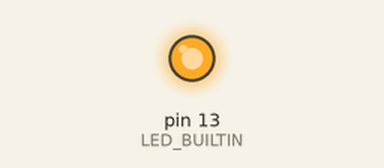
A sketch run on a simulated Arduino Uno, built with avr-gcc and run on an emulated ATmega328P. On the bench: output pins drawn as LEDs (lit = HIGH).

Above: at 0.15 s.
At 14.2 s:
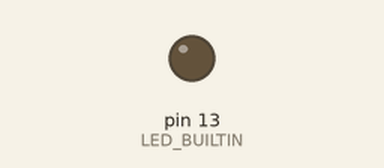
Timing chart, 0 to 20.7 s (numbered marks = the images above):
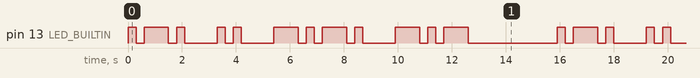

Measured:
- by itself, pin 13 (LED_BUILTIN): moves between LOW and HIGH, repeating every 15.9 s
- by itself, everything shown: repeats every 15.9 s, in 24 steps

The sketch:

Task1.1_BlinkName.ino
```cpp
const int symbolSpace = 300;
const int letterSpace = 900;
const int wordSpace = 2100;

void setup() {
  // put your setup code here, to run once:
  pinMode(LED_BUILTIN, OUTPUT);
}

void loop() {
  // put your main code here, to run repeatedly:
  //R . - .
  dot();
  dash();
  dot();
  delay(letterSpace);
  //I . .
  dot();
  dot();
  delay(letterSpace);
  //C - . - .
  dash();
  dot();
  dash();
  dot();
  delay(letterSpace);
  //K - . -
  dash();
  dot();
  dash();
  delay(letterSpace);

  delay(wordSpace);
}

void dot() {
  digitalWrite(LED_BUILTIN, HIGH);
  delay(300);
  digitalWrite(LED_BUILTIN, LOW);
  delay(symbolSpace);
}

void dash() {
  digitalWrite(LED_BUILTIN, HIGH);
  delay(900);
  digitalWrite(LED_BUILTIN, LOW);
  delay(symbolSpace);
}

/*The length of a dot is 1 time unit.

A dash is 3 time units.

The space between symbols (dots and dashes) of the same letter is 1 time unit.

The space between letters is 3 time units.

The space between words is 7 time units.
https://www.codebug.org.uk/learn/step/541/morse-code-timing-rules/*/
```
